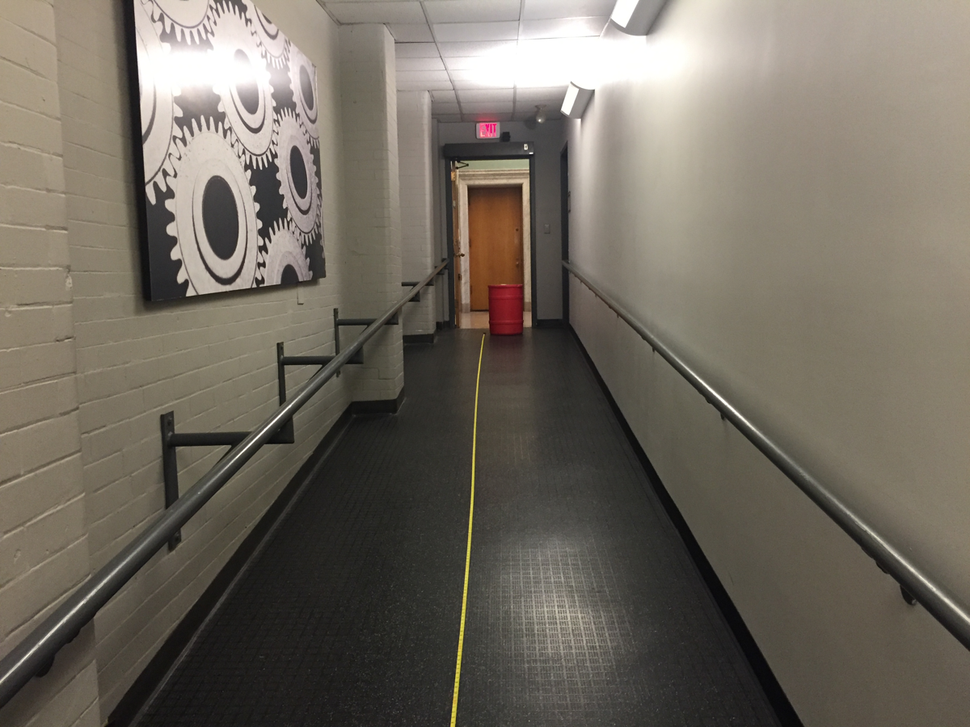
#> input picture Train_Set/10.4.png, 970 x 727 px, shrunk from 1200 x 900 before the run; its folder holds only this picture in this run
$ python annotate_barrel.py
#> lines starting #> are read from the running program, lines starting #| are printed output that depends on the picture
import logging
import pandas as pd
import numpy as np
import matplotlib
#matplotlib.use('TkAgg')
from matplotlib import pyplot as plt
from roipoly import RoiPoly
import os
import cv2 # in Terminal: conda install opencv
import sys

logging.basicConfig(format='%(levelname)s ''%(processName)-10s : %(asctime)s '
                           '%(module)s.%(funcName)s:%(lineno)s %(message)s',
                    level=logging.INFO)

# Read data
train_folder = "./Train_Set/"
#output_file = "./barrel_rgb.txt"
mask_folder = "./Annotate/"

barrel_pixels = pd.DataFrame(columns = ['image','rgb'])
background_pixels = pd.DataFrame(columns = ['image','rgb'])
barrel_meta = pd.DataFrame(columns = ['image','distance','pixels','avg_rgb','avg_background'])

image_list = os.listdir(train_folder)

for image_name in image_list:
	# Select image
	img_url = train_folder + image_name #'2.3.png'
	img = cv2.imread(img_url)
#> img is the input picture: shape (727, 970, 3); mean B, G, R 95.6, 106.2, 112.9
	img = cv2.cvtColor(img, cv2.COLOR_BGR2RGB)

	# Show the image
	fig = plt.figure()
	plt.imshow(img, interpolation='nearest')
	plt.colorbar()
	plt.title("left click: line segment         right click or double click: close region")
	plt.show(block=False)
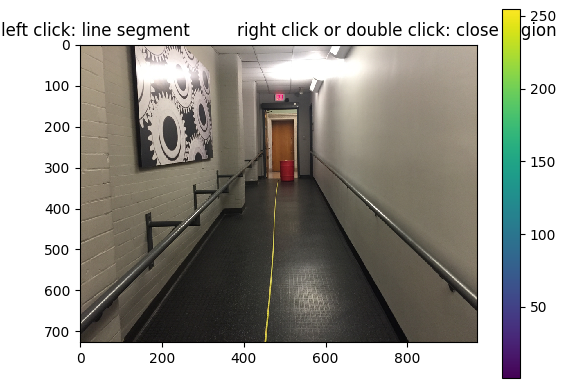
#> figure drawn by matplotlib, 2 panels

	# Let user draw first ROI
#> (the run stopped early here; a loop or call above may not have finished)

$ run again, on Train_Set/2.3.png
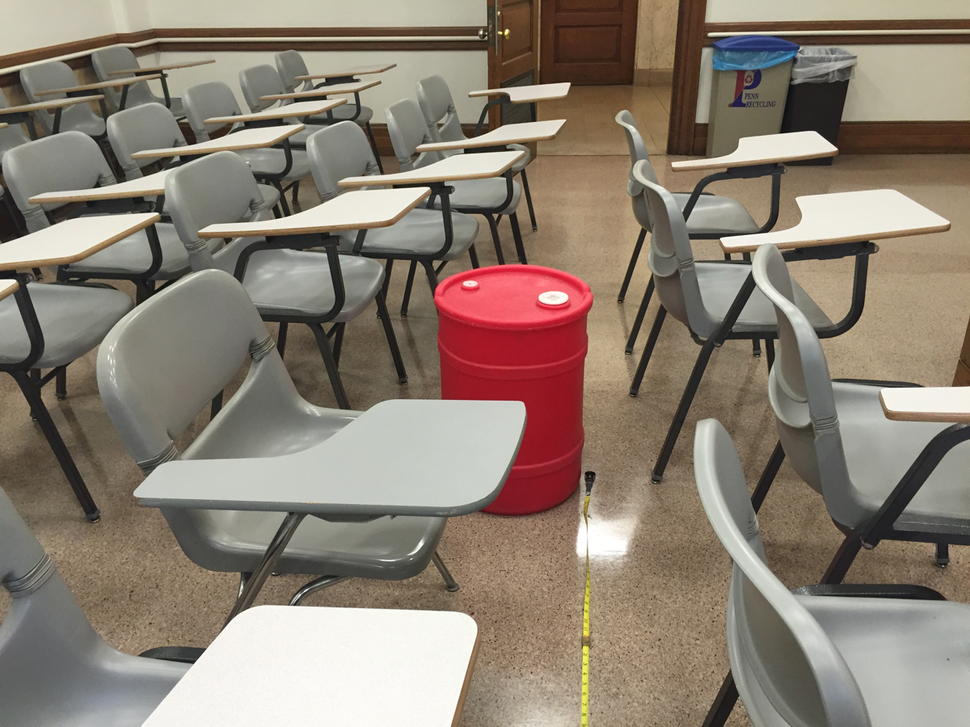
#> input picture Train_Set/2.3.png, 970 x 727 px, shrunk from 1200 x 900 before the run
#> img is the input picture: shape (727, 970, 3); mean B, G, R 115.2, 128.1, 140.4
#> `plt.show(block=False)`:
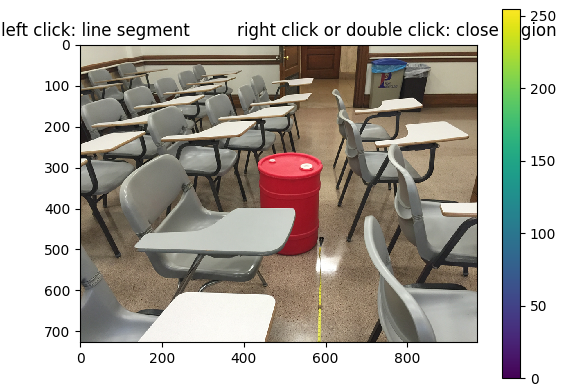
#> figure drawn by matplotlib, 2 panels

$ run again, on Train_Set/2.8.png
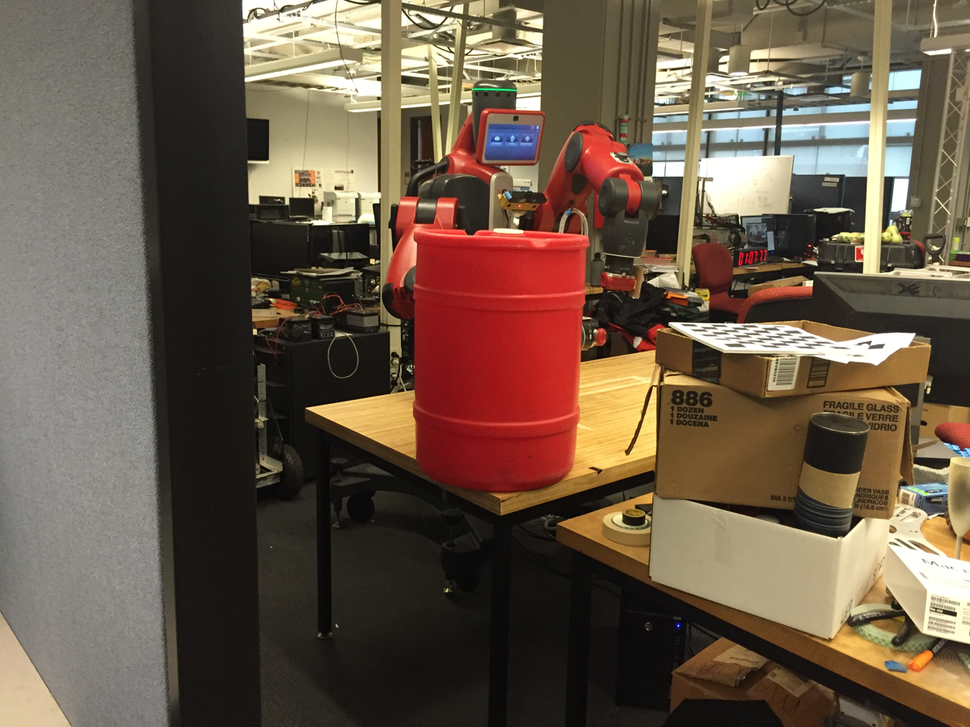
#> input picture Train_Set/2.8.png, 970 x 727 px, shrunk from 1200 x 900 before the run
#> img is the input picture: shape (727, 970, 3); mean B, G, R 72, 88.5, 106.4
#> `plt.show(block=False)`:
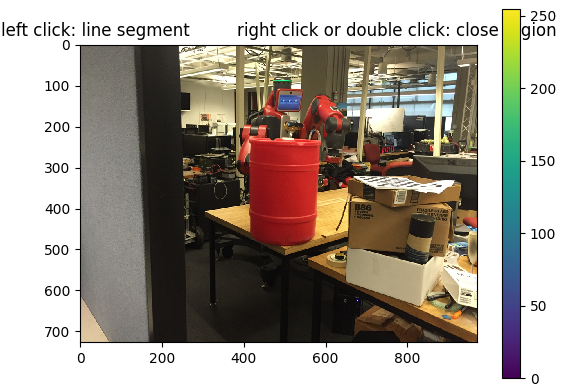
#> figure drawn by matplotlib, 2 panels

$ run again, on Train_Set/2_3.1.png
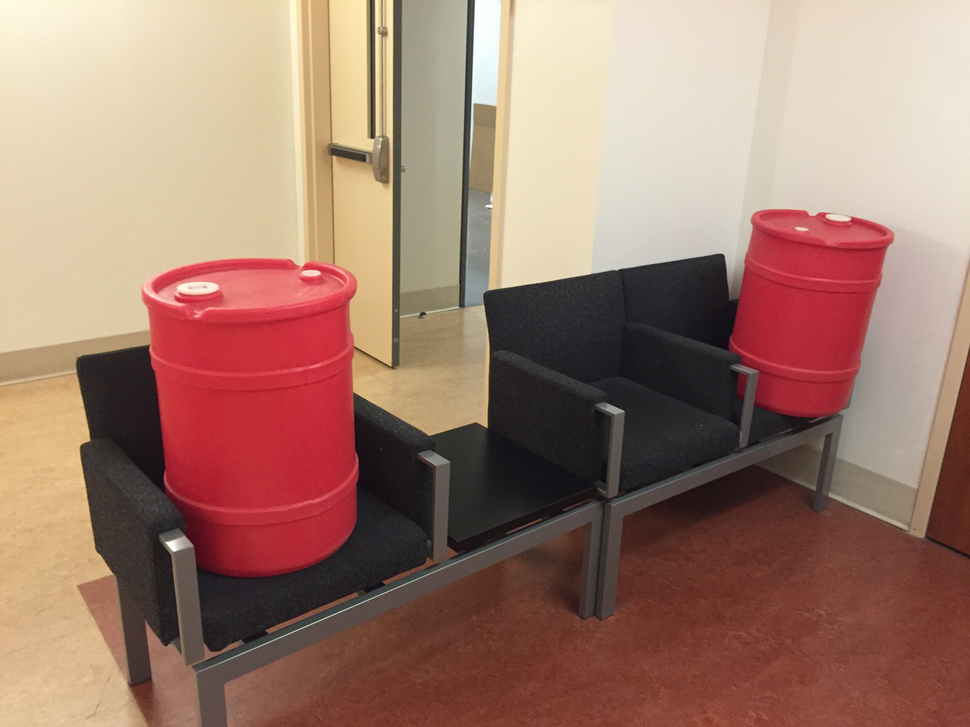
#> input picture Train_Set/2_3.1.png, 970 x 727 px, shrunk from 1200 x 900 before the run
#> img is the input picture: shape (727, 970, 3); mean B, G, R 108.9, 124, 159.5
#> `plt.show(block=False)`:
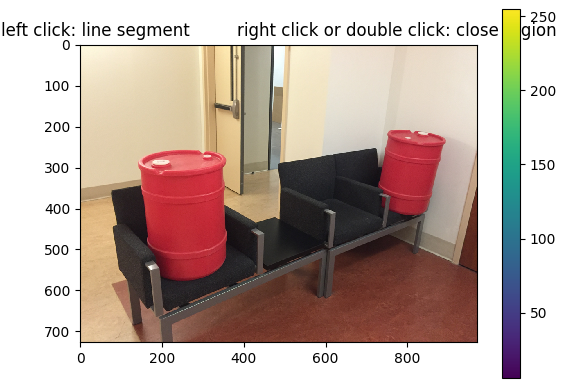
#> figure drawn by matplotlib, 2 panels
